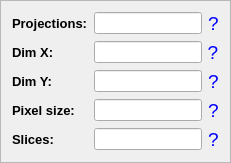
         <widget class="QFrame" name="recontruction_frame">
          <property name="maximumSize">
           <size>
            <width>250</width>
            <height>16777215</height>
           </size>
          </property>
          <property name="frameShape">
           <enum>QFrame::StyledPanel</enum>
          </property>
          <property name="frameShadow">
           <enum>QFrame::Raised</enum>
          </property>
          <layout class="QGridLayout" name="gridLayout_3">
           <item row="3" column="1">
            <widget class="QLineEdit" name="line_pixel">
             <property name="maximumSize">
              <size>
               <width>150</width>
               <height>16777215</height>
              </size>
             </property>
            </widget>
           </item>
           <item row="1" column="1">
            <widget class="QLineEdit" name="line_dim_x">
             <property name="maximumSize">
              <size>
               <width>150</width>
               <height>16777215</height>
              </size>
             </property>
            </widget>
           </item>
           <item row="2" column="1">
            <widget class="QLineEdit" name="line_dim_y">
             <property name="maximumSize">
              <size>
               <width>150</width>
               <height>16777215</height>
              </size>
             </property>
            </widget>
           </item>
           <item row="4" column="1">
            <widget class="QLineEdit" name="line_slices">
             <property name="maximumSize">
              <size>
               <width>150</width>
               <height>16777215</height>
              </size>
             </property>
            </widget>
           </item>
           <item row="2" column="0">
            <widget class="QLabel" name="label_dim_y">
             <property name="maximumSize">
              <size>
               <width>80</width>
               <height>16777215</height>
              </size>
             </property>
             <property name="font">
              <font>
               <family>Segoe UI</family>
               <pointsize>10</pointsize>
               <weight>75</weight>
               <bold>true</bold>
              </font>
             </property>
             <property name="text">
              <string>Dim Y:</string>
             </property>
            </widget>
           </item>
           <item row="0" column="1">
            <widget class="QLineEdit" name="line_proj">
             <property name="maximumSize">
              <size>
               <width>150</width>
               <height>16777215</height>
              </size>
             </property>
            </widget>
           </item>
           <item row="4" column="0">
            <widget class="QLabel" name="label_slices">
             <property name="maximumSize">
              <size>
               <width>80</width>
               <height>16777215</height>
              </size>
             </property>
             <property name="font">
              <font>
               <family>Segoe UI</family>
               <pointsize>10</pointsize>
               <weight>75</weight>
               <bold>true</bold>
              </font>
             </property>
             <property name="text">
              <string>Slices:</string>
             </property>
            </widget>
           </item>
           <item row="3" column="0">
            <widget class="QLabel" name="label_pixel">
             <property name="maximumSize">
              <size>
               <width>80</width>
               <height>16777215</height>
              </size>
             </property>
             <property name="font">
              <font>
               <family>Segoe UI</family>
               <pointsize>10</pointsize>
               <weight>75</weight>
               <bold>true</bold>
              </font>
             </property>
             <property name="text">
              <string>Pixel size:</string>
             </property>
            </widget>
           </item>
           <item row="1" column="0">
            <widget class="QLabel" name="label_dim_x">
             <property name="maximumSize">
              <size>
               <width>80</width>
               <height>16777215</height>
              </size>
             </property>
             <property name="font">
              <font>
               <family>Segoe UI</family>
               <pointsize>10</pointsize>
               <weight>75</weight>
               <bold>true</bold>
              </font>
             </property>
             <property name="text">
              <string>Dim X:</string>
             </property>
            </widget>
           </item>
           <item row="0" column="0">
            <widget class="QLabel" name="label_proj">
             <property name="minimumSize">
              <size>
               <width>0</width>
               <height>0</height>
              </size>
             </property>
             <property name="maximumSize">
              <size>
               <width>80</width>
               <height>16777215</height>
              </size>
             </property>
             <property name="font">
              <font>
               <family>Segoe UI</family>
               <pointsize>10</pointsize>
               <weight>75</weight>
               <bold>true</bold>
              </font>
             </property>
             <property name="text">
              <string>Projections:</string>
             </property>
            </widget>
           </item>
           <item row="3" column="2">
            <widget class="QPushButton" name="discr_pixelsize">
             <property name="font">
              <font>
               <family>Segoe UI</family>
               <pointsize>14</pointsize>
               <weight>50</weight>
               <bold>false</bold>
              </font>
             </property>
             <property name="styleSheet">
              <string notr="true">QPushButton {
    border: none; /* Remove a borda */
    background-color: transparent; /* Fundo transparente */
    color: blue; /* Cor do texto em azul */
}
</string>
             </property>
             <property name="text">
              <string>?</string>
             </property>
            </widget>
           </item>
           <item row="4" column="2">
            <widget class="QPushButton" name="discr_slices">
             <property name="font">
              <font>
               <family>Segoe UI</family>
               <pointsize>14</pointsize>
               <weight>50</weight>
               <bold>false</bold>
              </font>
             </property>
             <property name="styleSheet">
              <string notr="true">QPushButton {
    border: none; /* Remove a borda */
    background-color: transparent; /* Fundo transparente */
    color: blue; /* Cor do texto em azul */
}
</string>
             </property>
             <property name="text">
              <string>?</string>
             </property>
            </widget>
           </item>
           <item row="1" column="2">
            <widget class="QPushButton" name="discr_dimx">
             <property name="maximumSize">
              <size>
               <width>10</width>
               <height>16777215</height>
              </size>
             </property>
             <property name="font">
              <font>
               <family>Segoe UI</family>
               <pointsize>14</pointsize>
               <weight>50</weight>
               <bold>false</bold>
              </font>
             </property>
             <property name="styleSheet">
              <string notr="true">QPushButton {
    border: none; /* Remove a borda */
    background-color: transparent; /* Fundo transparente */
    color: blue; /* Cor do texto em azul */
}
</string>
             </property>
             <property name="text">
              <string>?</string>
             </property>
            </widget>
           </item>
           <item row="2" column="2">
            <widget class="QPushButton" name="discr_dimy">
             <property name="font">
              <font>
               <family>Segoe UI</family>
               <pointsize>14</pointsize>
               <weight>50</weight>
               <bold>false</bold>
              </font>
             </property>
             <property name="styleSheet">
              <string notr="true">QPushButton {
    border: none; /* Remove a borda */
    background-color: transparent; /* Fundo transparente */
    color: blue; /* Cor do texto em azul */
}
</string>
             </property>
             <property name="text">
              <string>?</string>
             </property>
            </widget>
           </item>
           <item row="0" column="2">
            <widget class="QPushButton" name="discr_proj">
             <property name="maximumSize">
              <size>
               <width>50</width>
               <height>16777215</height>
              </size>
             </property>
             <property name="font">
              <font>
               <family>Segoe UI</family>
               <pointsize>14</pointsize>
               <weight>50</weight>
               <bold>false</bold>
              </font>
             </property>
             <property name="styleSheet">
              <string notr="true">QPushButton {
    border: none; /* Remove a borda */
    background-color: transparent; /* Fundo transparente */
    color: blue; /* Cor do texto em azul */
}
</string>
             </property>
             <property name="text">
              <string>?</string>
             </property>
            </widget>
           </item>
          </layout>
         </widget>
